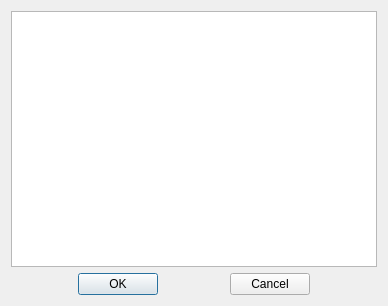
<?xml version="1.0" encoding="UTF-8"?>
<ui version="4.0">
 <class>IconDialog</class>
 <widget class="QDialog" name="IconDialog">
  <property name="geometry">
   <rect>
    <x>0</x>
    <y>0</y>
    <width>388</width>
    <height>306</height>
   </rect>
  </property>
  <property name="windowTitle">
   <string notr="true">TITLE</string>
  </property>
  <property name="windowIcon">
   <iconset resource="resources.qrc">
    <normaloff>:/icons/images/swine32.png</normaloff>:/icons/images/swine32.png</iconset>
  </property>
  <layout class="QVBoxLayout">
   <item>
    <widget class="QListWidget" name="iconView">
     <property name="font">
      <font>
       <pointsize>1</pointsize>
       <stylestrategy>NoAntialias</stylestrategy>
       <kerning>false</kerning>
      </font>
     </property>
     <property name="acceptDrops">
      <bool>false</bool>
     </property>
     <property name="iconSize">
      <size>
       <width>32</width>
       <height>32</height>
      </size>
     </property>
     <property name="flow">
      <enum>QListView::LeftToRight</enum>
     </property>
     <property name="spacing">
      <number>3</number>
     </property>
     <property name="viewMode">
      <enum>QListView::IconMode</enum>
     </property>
     <property name="maxItemTextLength" stdset="0">
      <number>0</number>
     </property>
     <property name="itemsMovable" stdset="0">
      <bool>false</bool>
     </property>
     <property name="wordWrapIconText" stdset="0">
      <bool>false</bool>
     </property>
    </widget>
   </item>
   <item>
    <layout class="QHBoxLayout">
     <item>
      <spacer name="spacer2">
       <property name="orientation">
        <enum>Qt::Horizontal</enum>
       </property>
       <property name="sizeType">
        <enum>QSizePolicy::Expanding</enum>
       </property>
       <property name="sizeHint" stdset="0">
        <size>
         <width>16</width>
         <height>20</height>
        </size>
       </property>
      </spacer>
     </item>
     <item>
      <widget class="QPushButton" name="okButton">
       <property name="text">
        <string>OK</string>
       </property>
      </widget>
     </item>
     <item>
      <spacer name="spacer3">
       <property name="orientation">
        <enum>Qt::Horizontal</enum>
       </property>
       <property name="sizeType">
        <enum>QSizePolicy::Expanding</enum>
       </property>
       <property name="sizeHint" stdset="0">
        <size>
         <width>16</width>
         <height>20</height>
        </size>
       </property>
      </spacer>
     </item>
     <item>
      <widget class="QPushButton" name="cancelButton">
       <property name="text">
        <string>Cancel</string>
       </property>
      </widget>
     </item>
     <item>
      <spacer name="spacer1">
       <property name="orientation">
        <enum>Qt::Horizontal</enum>
       </property>
       <property name="sizeType">
        <enum>QSizePolicy::Expanding</enum>
       </property>
       <property name="sizeHint" stdset="0">
        <size>
         <width>16</width>
         <height>20</height>
        </size>
       </property>
      </spacer>
     </item>
    </layout>
   </item>
  </layout>
 </widget>
 <layoutdefault spacing="6" margin="11"/>
 <pixmapfunction>qPixmapFromMimeSource</pixmapfunction>
 <tabstops>
  <tabstop>okButton</tabstop>
 </tabstops>
 <resources>
  <include location="resources.qrc"/>
 </resources>
 <connections>
  <connection>
   <sender>cancelButton</sender>
   <signal>clicked()</signal>
   <receiver>IconDialog</receiver>
   <slot>cancelButton_clicked()</slot>
   <hints>
    <hint type="sourcelabel">
     <x>20</x>
     <y>20</y>
    </hint>
    <hint type="destinationlabel">
     <x>20</x>
     <y>20</y>
    </hint>
   </hints>
  </connection>
  <connection>
   <sender>okButton</sender>
   <signal>clicked()</signal>
   <receiver>IconDialog</receiver>
   <slot>okButton_clicked()</slot>
   <hints>
    <hint type="sourcelabel">
     <x>20</x>
     <y>20</y>
    </hint>
    <hint type="destinationlabel">
     <x>20</x>
     <y>20</y>
    </hint>
   </hints>
  </connection>
 </connections>
</ui>
